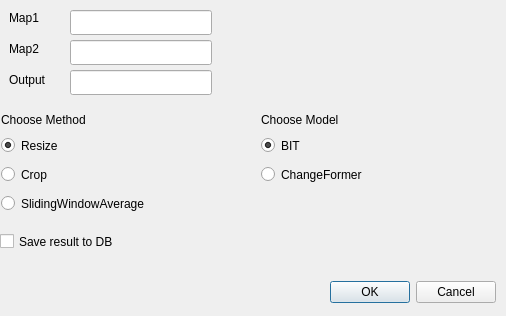
<?xml version="1.0" encoding="UTF-8"?>
<ui version="4.0">
 <class>changedetectionDBDialogBase</class>
 <widget class="QDialog" name="changedetectionDBDialogBase">
  <property name="geometry">
   <rect>
    <x>0</x>
    <y>0</y>
    <width>506</width>
    <height>316</height>
   </rect>
  </property>
  <property name="windowTitle">
   <string>changedetectionDB</string>
  </property>
  <widget class="QDialogButtonBox" name="OK">
   <property name="geometry">
    <rect>
     <x>330</x>
     <y>280</y>
     <width>166</width>
     <height>25</height>
    </rect>
   </property>
   <property name="orientation">
    <enum>Qt::Horizontal</enum>
   </property>
   <property name="standardButtons">
    <set>QDialogButtonBox::Cancel|QDialogButtonBox::Ok</set>
   </property>
  </widget>
  <widget class="QLineEdit" name="map1_name">
   <property name="geometry">
    <rect>
     <x>70</x>
     <y>10</y>
     <width>142</width>
     <height>25</height>
    </rect>
   </property>
   <property name="text">
    <string/>
   </property>
  </widget>
  <widget class="QRadioButton" name="Resize">
   <property name="geometry">
    <rect>
     <x>1</x>
     <y>134</y>
     <width>69</width>
     <height>23</height>
    </rect>
   </property>
   <property name="autoFillBackground">
    <bool>false</bool>
   </property>
   <property name="text">
    <string>Resize</string>
   </property>
   <property name="checked">
    <bool>true</bool>
   </property>
   <attribute name="buttonGroup">
    <string notr="true">method_group</string>
   </attribute>
  </widget>
  <widget class="QRadioButton" name="Crop">
   <property name="enabled">
    <bool>true</bool>
   </property>
   <property name="geometry">
    <rect>
     <x>1</x>
     <y>163</y>
     <width>58</width>
     <height>23</height>
    </rect>
   </property>
   <property name="autoFillBackground">
    <bool>false</bool>
   </property>
   <property name="text">
    <string>Crop</string>
   </property>
   <property name="checked">
    <bool>false</bool>
   </property>
   <attribute name="buttonGroup">
    <string notr="true">method_group</string>
   </attribute>
  </widget>
  <widget class="QRadioButton" name="SlidingWindowAverage">
   <property name="geometry">
    <rect>
     <x>1</x>
     <y>192</y>
     <width>183</width>
     <height>23</height>
    </rect>
   </property>
   <property name="text">
    <string>SlidingWindowAverage</string>
   </property>
   <property name="checked">
    <bool>false</bool>
   </property>
   <attribute name="buttonGroup">
    <string notr="true">method_group</string>
   </attribute>
  </widget>
  <widget class="QLabel" name="map1">
   <property name="geometry">
    <rect>
     <x>9</x>
     <y>9</y>
     <width>42</width>
     <height>17</height>
    </rect>
   </property>
   <property name="text">
    <string>Map1 </string>
   </property>
  </widget>
  <widget class="QRadioButton" name="ChangeFormer">
   <property name="geometry">
    <rect>
     <x>261</x>
     <y>163</y>
     <width>126</width>
     <height>23</height>
    </rect>
   </property>
   <property name="text">
    <string>ChangeFormer</string>
   </property>
   <property name="checked">
    <bool>false</bool>
   </property>
   <attribute name="buttonGroup">
    <string notr="true">model_group</string>
   </attribute>
  </widget>
  <widget class="QLabel" name="choose_method">
   <property name="geometry">
    <rect>
     <x>1</x>
     <y>111</y>
     <width>108</width>
     <height>17</height>
    </rect>
   </property>
   <property name="text">
    <string>Choose Method</string>
   </property>
  </widget>
  <widget class="QLineEdit" name="map2_name">
   <property name="geometry">
    <rect>
     <x>70</x>
     <y>40</y>
     <width>142</width>
     <height>25</height>
    </rect>
   </property>
   <property name="text">
    <string/>
   </property>
  </widget>
  <widget class="QLineEdit" name="output_folder">
   <property name="geometry">
    <rect>
     <x>70</x>
     <y>70</y>
     <width>142</width>
     <height>25</height>
    </rect>
   </property>
   <property name="text">
    <string/>
   </property>
  </widget>
  <widget class="QLabel" name="map2">
   <property name="geometry">
    <rect>
     <x>9</x>
     <y>40</y>
     <width>42</width>
     <height>17</height>
    </rect>
   </property>
   <property name="text">
    <string>Map2 </string>
   </property>
  </widget>
  <widget class="QLabel" name="output">
   <property name="geometry">
    <rect>
     <x>9</x>
     <y>71</y>
     <width>50</width>
     <height>17</height>
    </rect>
   </property>
   <property name="text">
    <string>Output</string>
   </property>
  </widget>
  <widget class="QRadioButton" name="bit">
   <property name="geometry">
    <rect>
     <x>261</x>
     <y>134</y>
     <width>49</width>
     <height>23</height>
    </rect>
   </property>
   <property name="text">
    <string>BIT</string>
   </property>
   <property name="checked">
    <bool>true</bool>
   </property>
   <attribute name="buttonGroup">
    <string notr="true">model_group</string>
   </attribute>
  </widget>
  <widget class="QLabel" name="choose_model">
   <property name="geometry">
    <rect>
     <x>261</x>
     <y>111</y>
     <width>98</width>
     <height>17</height>
    </rect>
   </property>
   <property name="text">
    <string>Choose Model</string>
   </property>
  </widget>
  <widget class="QCheckBox" name="save_result">
   <property name="geometry">
    <rect>
     <x>0</x>
     <y>230</y>
     <width>191</width>
     <height>23</height>
    </rect>
   </property>
   <property name="text">
    <string>Save result to DB</string>
   </property>
  </widget>
 </widget>
 <resources/>
 <connections/>
 <buttongroups>
  <buttongroup name="model_group"/>
  <buttongroup name="method_group"/>
 </buttongroups>
</ui>
